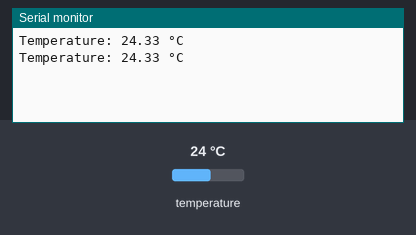
Simulated run of this sketch. Board: Raspberry Pi Pico. Parts: the last lines printed to the serial monitor. The test bench sets the inputs (shaded band); at power-on: temperature 24 °C.

Above: at 2.8 s.
2.9 s: temperature set to 12 °C
At 5.2 s:
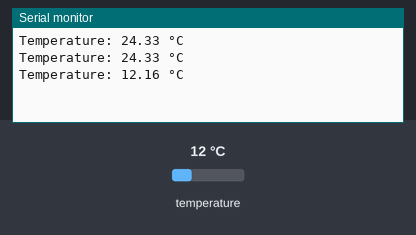
5.6 s: temperature set to 19 °C
At 6.7 s:
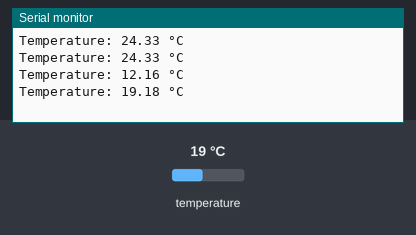
Timing chart, 0 to 8.6 s (numbered marks = the images above; inputs shaded):
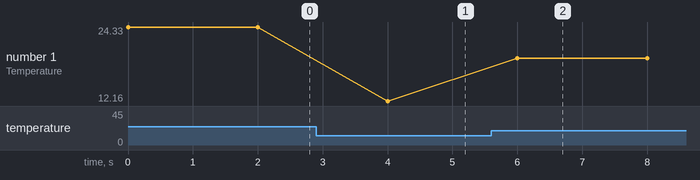

Measured:
- after the input at 2.9 s, the serial monitor: prints a new line after 1.1 s (image 1)
- after the input at 5.6 s, the serial monitor: prints a new line after 0.40 s (image 2)
- plotted number 1: 24.33 → 12.16 after the input at 2.9 s, 12.16 → 19.18 after the input at 5.6 s

The sketch:

sensor_temp_int.ino
```cpp
#include <pico/stdlib.h>
#include <hardware/adc.h>

void setup() {
  // Initialize Serial communication
  Serial.begin(115200);

  // Initialize ADC
  adc_init();

  // Enable temperature sensor
  adc_set_temp_sensor_enabled(true);
}

void loop() {
  // Select ADC input 4 (temperature sensor)
  adc_select_input(4);

  // Perform an ADC conversion
  uint16_t result = adc_read();

  // Calculate voltage from ADC result
 // float voltage = result * (3.3f / (1 << 12));
    float voltage = result * (3.3f / 4096);

  // Calculate temperature using the formula for RP2040
  float temperature = 27 - (voltage - 0.706) / 0.001721;

  // Print the temperature to Serial Monitor
  Serial.print("Temperature: ");
  Serial.print(temperature);
  Serial.println(" °C");

  // Delay for 2 seconds before the next reading
  delay(2000);
}
```
